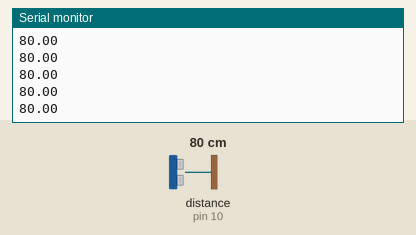
Bench run of a sketch on a simulated Arduino Nano, built with avr-gcc and run on an emulated ATmega328P. On the bench: the last lines printed to the serial monitor. The inputs (shaded band) are chosen by the test bench; at power-on: distance to the obstacle (sensor on pin 10) 80 cm.

Above: at 1.2 s.
1.3 s: distance to the obstacle (sensor on pin 10) set to 2 cm
At 1.6 s:
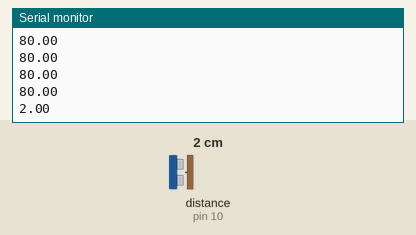
2.8 s: distance to the obstacle (sensor on pin 10) set to 4 cm
At 2.8 s:
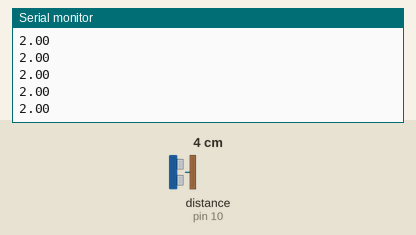
Timing chart, 0 to 5.8 s (numbered marks = the images above; inputs shaded):
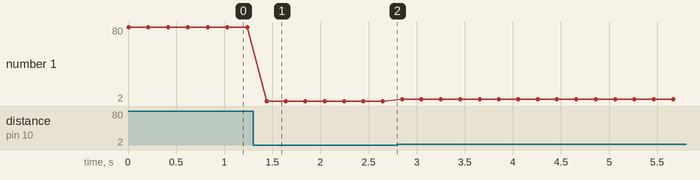

The sketch:

4-dorduncu-uygulama-hcsr-seriport-2.ino.ino
```cpp
/*
Bu kodlar açık kaynak paylaşım olarak github "acetinkaya" alanında paylaşımı yapılmıştır.

BTP222 Robotik dersi içerisinde anlatımı yapılan bu kodlar ve içerikler Öğr. Gör. Ali ÇETİNKAYA tarafından oluşturulmuştur.

Github alanından;
watch - ilgili projenin proje takibi bildirimi,
star - yıldız ile beğenme bildirimi ve
fork - kendi hesabınıza kopyalama işlemleriyle paylaşımlarıma destek verebilirsiniz.

Bilgi paylaşıldıkça çoğalır ve gelişir. İyi çalışmalar dilerim.

Öğr. Gör. Ali ÇETİNKAYA İstanbul, 2024

Dersin Kaynak Adresleri:
https://github.com/acetinkaya/robotik-arduino-uygulamalari
https://alicetinkaya.site/ders-robotik
https://avesis.gelisim.edu.tr/alcetinkaya
https://scholar.google.com.tr/citations?hl=tr&user=XSEW-NcAAAAJ

Kodun açıklaması:
HC-SR04 ultrasonik mesafe sensörünün kütüphaneli okuma işlemidir.

Bu işlem için Tools->Library Manager->HCSR04 ara-> "HCSR04 by Martin Sosic" bilgisini içeren
kütüphaneyi install ile kurulumunu yaparız. Kurulum yapıldıktan sonra File-> Examples -> HCSR04-> simple
çalıştırılarak aşağıdaki kodlar gelmektedir. Aşağıdaki kodlarda;

Arduino Nano üzerinde dijital pin bölümünde 9. ve 10. pinlere bağlı
ultrasonik mesafe sensörü ile ölçüm alıp, seri port üzerinden mesafenin basılmasıdır.

*/

#include <HCSR04.h>

UltraSonicDistanceSensor distanceSensor(9, 10);

void setup ()
{
    Serial.begin(9600);
}

void loop ()
{
    Serial.println(distanceSensor.measureDistanceCm());
    delay(200);
}
```

Measured:
- after the input at 1.3 s, the serial monitor: prints a new line after 0.14 s (image 1)
- plotted number 1: 80 → 2 after the input at 1.3 s, 2 → 4 after the input at 2.8 s
